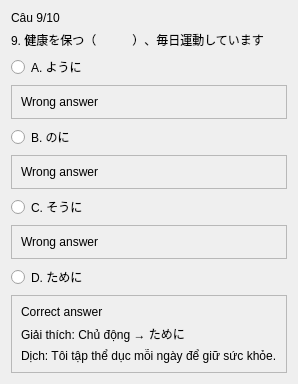
               <widget class="QWidget" name="page_15">
                <layout class="QVBoxLayout" name="verticalLayout_16">
                 <item>
                  <widget class="QLabel" name="label_100">
                   <property name="text">
                    <string>Câu 9/10</string>
                   </property>
                  </widget>
                 </item>
                 <item>
                  <widget class="QLabel" name="label_101">
                   <property name="text">
                    <string>9. 健康を保つ（　　　）、毎日運動しています</string>
                   </property>
                  </widget>
                 </item>
                 <item>
                  <widget class="QRadioButton" name="radioButton_57">
                   <property name="text">
                    <string>A. ように</string>
                   </property>
                  </widget>
                 </item>
                 <item>
                  <widget class="QFrame" name="frame_13">
                   <property name="frameShape">
                    <enum>QFrame::StyledPanel</enum>
                   </property>
                   <property name="frameShadow">
                    <enum>QFrame::Raised</enum>
                   </property>
                   <layout class="QVBoxLayout" name="verticalLayout_17">
                    <item>
                     <widget class="QLabel" name="label_20">
                      <property name="text">
                       <string>Wrong answer</string>
                      </property>
                     </widget>
                    </item>
                   </layout>
                  </widget>
                 </item>
                 <item>
                  <widget class="QRadioButton" name="radioButton_58">
                   <property name="text">
                    <string>B. のに</string>
                   </property>
                  </widget>
                 </item>
                 <item>
                  <widget class="QFrame" name="frame_14">
                   <property name="frameShape">
                    <enum>QFrame::StyledPanel</enum>
                   </property>
                   <property name="frameShadow">
                    <enum>QFrame::Raised</enum>
                   </property>
                   <layout class="QVBoxLayout" name="verticalLayout_18">
                    <item>
                     <widget class="QLabel" name="label_22">
                      <property name="text">
                       <string>Wrong answer</string>
                      </property>
                     </widget>
                    </item>
                   </layout>
                  </widget>
                 </item>
                 <item>
                  <widget class="QRadioButton" name="radioButton_59">
                   <property name="text">
                    <string>C. そうに</string>
                   </property>
                  </widget>
                 </item>
                 <item>
                  <widget class="QFrame" name="frame_15">
                   <property name="frameShape">
                    <enum>QFrame::StyledPanel</enum>
                   </property>
                   <property name="frameShadow">
                    <enum>QFrame::Raised</enum>
                   </property>
                   <layout class="QVBoxLayout" name="verticalLayout_19">
                    <item>
                     <widget class="QLabel" name="label_23">
                      <property name="text">
                       <string>Wrong answer</string>
                      </property>
                     </widget>
                    </item>
                   </layout>
                  </widget>
                 </item>
                 <item>
                  <widget class="QRadioButton" name="radioButton_60">
                   <property name="text">
                    <string>D. ために</string>
                   </property>
                  </widget>
                 </item>
                 <item>
                  <widget class="QFrame" name="frame_16">
                   <property name="frameShape">
                    <enum>QFrame::StyledPanel</enum>
                   </property>
                   <property name="frameShadow">
                    <enum>QFrame::Raised</enum>
                   </property>
                   <layout class="QVBoxLayout" name="verticalLayout_20">
                    <item>
                     <widget class="QLabel" name="label_25">
                      <property name="text">
                       <string>Correct answer</string>
                      </property>
                     </widget>
                    </item>
                    <item>
                     <widget class="QLabel" name="label_24">
                      <property name="text">
                       <string>Giải thích: Chủ động → ために</string>
                      </property>
                     </widget>
                    </item>
                    <item>
                     <widget class="QLabel" name="label_21">
                      <property name="text">
                       <string>Dịch: Tôi tập thể dục mỗi ngày để giữ sức khỏe.</string>
                      </property>
                     </widget>
                    </item>
                   </layout>
                  </widget>
                 </item>
                </layout>
               </widget>
